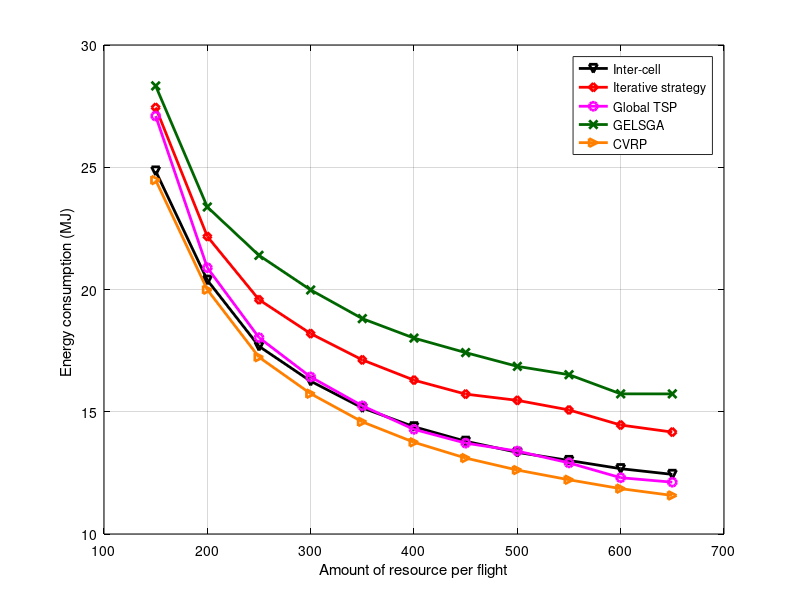

MATLAB code to generate this figure: (Note: this script raises an error after producing the figure.)
x = [150 200 250 300 350 400 450 500 550 600 650];
y1 = [27.0956	20.8903	18.0305	16.4227	15.2418	14.2798	13.7174	13.3919	12.9081	12.3024	12.1195]; % global tsp
% y2 = [27.4452	22.1692	19.5819	18.1969	17.1188	16.2904	15.7171	15.4641	15.0738	14.4565	14.1665]; % local tsp
y3 = [27.4437	22.1684	19.5833	18.1956	17.1211	16.2929	15.7211	15.4664	15.0742	14.4569	14.1679]; % iterative
y4 = [24.8458	20.3808	17.6773	16.25	15.1593	14.3855	13.7932	13.3396	13.0067	12.6717	12.4388]; % inter-cell
y5 = [28.327	23.3728	21.3962	19.9822	18.8091	18.0126	17.4188	16.8569	16.5161	15.7322	15.7303];% GELSGA
y6 = [24.4737	19.9905	17.232	15.738	14.5866	13.7518	13.106	12.6156	12.2181	11.8551	11.5764];% CVRP
close all;
figure1 = figure;
% Create axes
axes1 = axes('Parent',figure1);
plot(x,y4,'-kv', 'LineWidth',2);
hold on;
grid on;
% plot(x,y2,'-bs', 'LineWidth',2);
plot(x,y3,'-rd', 'LineWidth',2);
plot(x,y1,'-mo', 'LineWidth',2);
plot(x,y5,'-x','Color',[0 0.4 0], 'LineWidth',2);
plot(x,y6,'->','Color',[1 0.5 0], 'LineWidth',2);
xlabel('Amount of resource per flight');
ylabel('Energy consumption (MJ) ');
legend('Inter-cell','Iterative strategy','Global TSP','GELSGA', 'CVRP');
set(axes1,'XColor',[0 0 0],'YColor',[0 0 0]);
ytickformat('%,4.4g');
xtickformat('%,4.4g');
xticks([150 200 250 300 350 400 450 500 550 600 650]);
xlim([150 650]);
hold off;